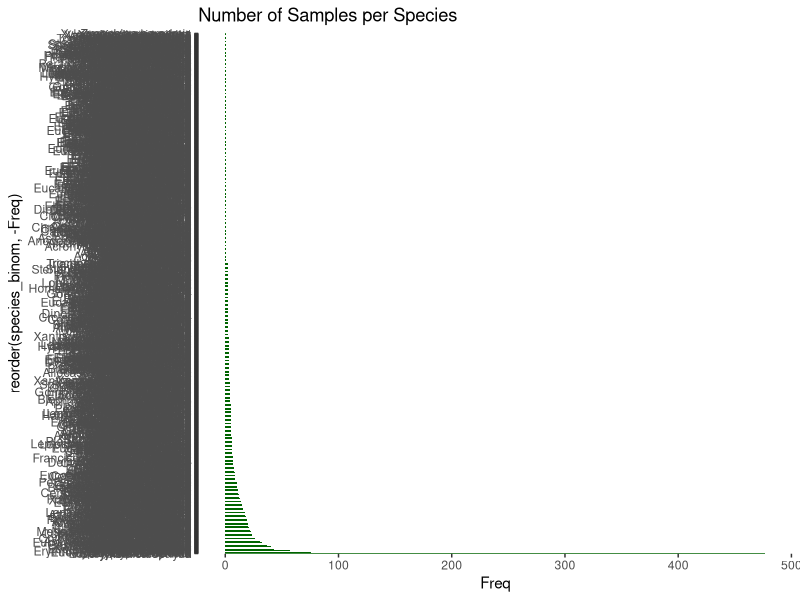
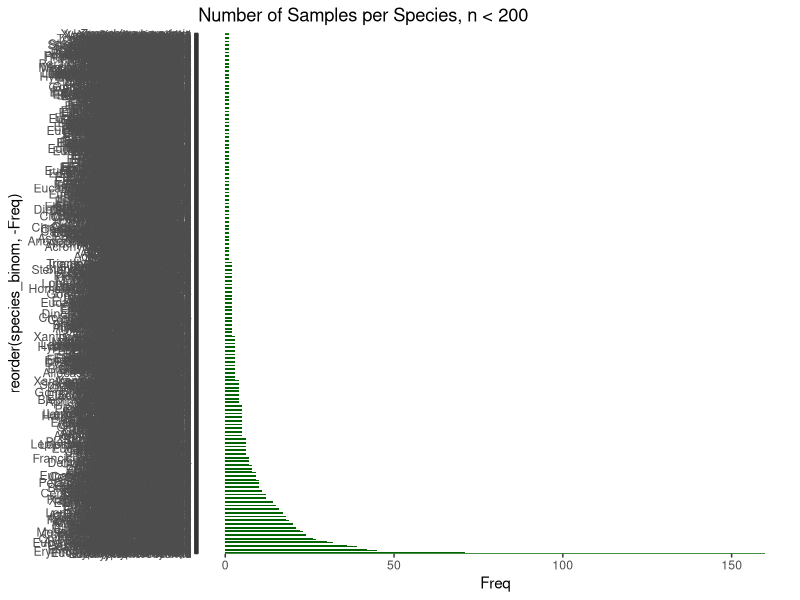
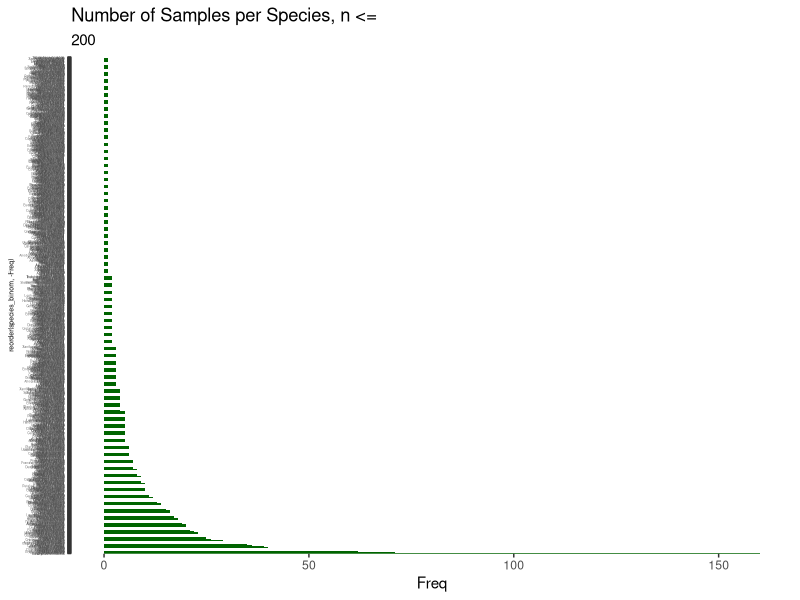
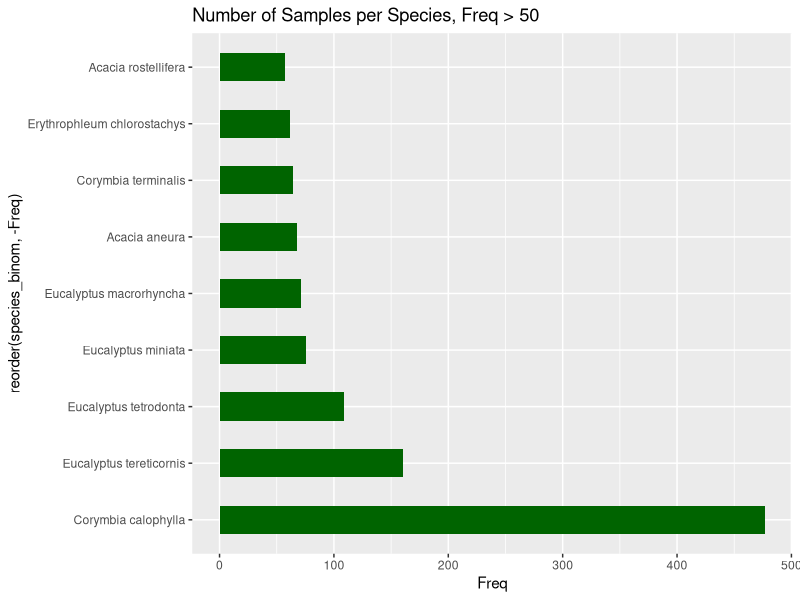

Generate these figures, in order, with R: (Note: this script raises an error after producing the figures.)
install.packages("tidyverse")
install.packages("cowplot")
install.packages("dplyr")
library(dplyr)
library(tidyverse)
library(cowplot)
library(patchwork)


raw_data<-read.csv("austraits_leaf_stoichiometry_MASTER.csv")

austraits_leaf_stoich_tib<-as_tibble(raw_data)


#---------------- Number of Samples per Species ----------------

#alternate method to count sample number of species:
#count <- austraits_leaf_stoich_tib %>% count(austraits_leaf_stoich_tib$species_binom)

species_binom <- raw_data$species_binom
#count sample number of species
species_count_tab <- table(species_binom)
#table to df
species_count_df<-as.data.frame(species_count_tab)
#df to tib
species_count_tib <- as_tibble(species_count_df)
#order from high to low
#species_count_tib <- species_count_tib%>%arrange(Freq)


ggplot(data=species_count_tib, aes(x = reorder(species_binom,-Freq), y = Freq)) +
  geom_bar(stat="identity", width=0.5, fill="darkgreen") +
  ggtitle("Number of Samples per Species")+
  coord_flip()

#outlier:Corymbia calophylla which is Myrtaceae Corymbia with 477 samples
ggplot(data = subset(species_count_tib, Freq <= 200), aes(x = reorder(species_binom, -Freq), y = Freq)) +
  geom_bar(stat="identity", width=0.5, fill="darkgreen") +
  ggtitle("Number of Samples per Species, n < 200") +
  coord_flip()
  
n = 200
ggplot(data = subset(species_count_tib, Freq <= n), aes(x = reorder(species_binom, -Freq), y = Freq)) +
  geom_bar(stat="identity", width=0.5, fill="darkgreen") +
  ggtitle("Number of Samples per Species, n <=", n) +
  coord_flip() +
  theme(
    axis.text.y = element_text(size = 2), # Adjust x-axis text size
    axis.title.y = element_text(size = 5)) # Adjust x-axis title size)

#next steps: where are the most samples, visualize frequencies over 10-50
#geographical distributions, are these all taken from the same place?

m = 50
ggplot(data = subset((species_count_tib), Freq > m), aes(x = reorder(species_binom, -Freq), y = Freq)) +
  geom_bar(stat="identity", width=0.5, fill="darkgreen") +
  ggtitle(paste("Number of Samples per Species, Freq >", m)) +
  coord_flip() 

#summary data
#10464 samples
#1421 species
#5.175352 average number of samples without main outlier

#------------------------------------------------------


# How many woody/non-woody, nitrogen fixers/non fixers 
#---------------- Amount Types ----------------

#woodiness
woodiness_count_bar <- ggplot(data = leaf_data, aes(x = woodiness)) +
  geom_bar(width = 0.5, fill = "darkgreen") +
  ggtitle("Count of Woody vs Herbaceous Species") +
  ylab("Count") +
  theme_minimal()

#fixers
fixers_count_bar <- ggplot(data = leaf_data, aes(x = factor(putative_BNF))) +
  geom_bar(width = 0.2, fill = "darkgreen") +
  ggtitle("Count of Nitrogen Fixers") +
  ylab("Count") +
  scale_x_discrete(name = "Putative BNF", 
  labels = c("0" = "Non-Fixers", "1" = "Fixers")) +
  theme_minimal()

#life history
life_history_count_bar <- ggplot(data = leaf_data, aes(x = reclass_life_history)) +
  geom_bar(width = 0.5, fill = "darkgreen") +
  ggtitle("Life History") +
  ylab("Count") +
  theme_minimal()

#myc type
myc_type_count_bar <- ggplot(data = leaf_data, aes(x = myc_type)) +
  geom_bar(width = 0.5, fill = "darkgreen") +
  ggtitle("Myc Type") +
  ylab("Count") +
  theme_minimal()

categorical_counts <- plot_grid(
  woodiness_count_bar,
  fixers_count_bar,
  life_history_count_bar,
  myc_type_count_bar)


#---------------- Leaf Nutrient Concentrations ----------------

#take at look at warning, are there missing values - yes where there is NA
#nitrogen has no NA

N_vs_P <- ggplot(data = austraits_leaf_stoich_tib) + 
  geom_point(mapping = aes(x = leaf_N_per_dry_mass, y = leaf_P_per_dry_mass))+ 
  ggtitle("Leaf N vs Leaf P")

N_vs_C <-ggplot(data = austraits_leaf_stoich_tib) + 
  geom_point(mapping = aes(x = leaf_N_per_dry_mass, y = leaf_C_per_dry_mass))+ 
  ggtitle("Leaf N vs Leaf C")

P_vs_C <-ggplot(data = austraits_leaf_stoich_tib) + 
  geom_point(mapping = aes(x = leaf_P_per_dry_mass, y = leaf_C_per_dry_mass))+ 
  ggtitle("Leaf P vs Leaf C")

nutrient_plots <- plot_grid(
  N_vs_P,
  N_vs_C,
  P_vs_C)

#do the same, but only with species w freq over 50 
#create tibble with species count

leaf_data <- austraits_leaf_stoich_tib %>%
  add_count(species_binom, name = "frequency") #tibble that includes frequency 

n = 50
N_vs_P_over_50 <- ggplot(data = leaf_data %>% filter(frequency > n)) + 
  geom_point(mapping = aes(x = leaf_N_per_dry_mass, y = leaf_P_per_dry_mass)) + 
  ggtitle(paste("Leaf N vs Leaf P, Freq >", n))

N_vs_C_over_50 <- ggplot(data = leaf_data %>% filter(frequency > n)) + 
  geom_point(mapping = aes(x = leaf_N_per_dry_mass, y = leaf_C_per_dry_mass)) + 
  ggtitle(paste("Leaf N vs Leaf C, Freq >", n))

P_vs_C_over_50 <- ggplot(data = leaf_data %>% filter(frequency > n)) + 
  geom_point(mapping = aes(x = leaf_P_per_dry_mass, y = leaf_C_per_dry_mass)) + 
  ggtitle(paste("Leaf P vs Leaf C, Freq >", n))

nutrient_plots_over_50 <- plot_grid(
  N_vs_P_over_50,
  N_vs_C_over_50,
  P_vs_C_over_50)

n = 30
m = 50
N_vs_P_over_30_under_50 <- ggplot(data = leaf_data %>% 
  filter(frequency > n & frequency < m)) + 
  geom_point(mapping = aes(x = leaf_N_per_dry_mass, y = leaf_P_per_dry_mass)) + 
  ggtitle(paste("Leaf N vs Leaf P,",n,"< Freq <", m))

N_vs_C_over_30_under_50 <- ggplot(data = leaf_data %>%
  filter(frequency > n & frequency < m)) + 
  geom_point(mapping = aes(x = leaf_N_per_dry_mass, y = leaf_C_per_dry_mass)) + 
  ggtitle(paste("Leaf N vs Leaf C,",n,"< Freq <", m))

P_vs_C_over_30_under_50 <- ggplot(data = leaf_data %>% 
  filter(frequency > n & frequency < m)) + 
  geom_point(mapping = aes(x = leaf_P_per_dry_mass, y = leaf_C_per_dry_mass)) + 
  ggtitle(paste("Leaf P vs Leaf C,",n,"< Freq <", m))

nutrient_plots_over_30_under_50 <- plot_grid(
  N_vs_P_over_30_under_50,
  N_vs_C_over_30_under_50,
  P_vs_C_over_30_under_50)

#next: partition these into the 8 biggest families

#filtered by categorical variables
#create data frame with all categorical variables + concentration values
leaf_concentration_data <- data.frame(
  unique_ID = leaf_data$Unique_ID,
  woodiness = leaf_data$woodiness,
  reclass_life_history = leaf_data$reclass_life_history,
  putative_BNF = leaf_data$putative_BNF,
  myc_type = leaf_data$myc_type,
  concentration = c(leaf_data$leaf_N_per_dry_mass, leaf_data$leaf_P_per_dry_mass,
                    leaf_data$leaf_C_per_dry_mass),
  nutrient = factor(rep(c("N", "P", "C"), each = nrow(leaf_data)))
  )

#all three nutrients by categorical variables
nutrients_by_woodiness <- ggplot(leaf_concentration_data, aes(x = factor(woodiness), y = concentration, fill = nutrient)) + 
  geom_boxplot(position = position_dodge(width = 1)) +
  scale_fill_manual(values = c("N" = "pink", "P" = "lightyellow", "C" = "lightgreen")) +
  labs(x = "Woodiness", y = "Concentration", fill = "Nutrient") +
  ggtitle("Nutrient Concentrations by Woodiness") +
  theme_minimal()

nutrients_by_life_history <- ggplot(leaf_concentration_data, aes(x = factor(reclass_life_history), y = concentration, fill = nutrient)) + 
  geom_boxplot(position = position_dodge(width = 1)) +
  scale_fill_manual(values = c("N" = "pink", "P" = "lightyellow", "C" = "lightgreen")) +
  labs(x = "Life History", y = "Concentration", fill = "Nutrient") +
  ggtitle("Nutrient Concentrations by Life History") +
  theme_minimal()

nutrients_by_fixer_type <- ggplot(leaf_concentration_data, aes(x = factor(putative_BNF), y = concentration, fill = nutrient)) + 
  geom_boxplot(position = position_dodge(width = 1)) +
  scale_fill_manual(values = c("N" = "pink", "P" = "lightyellow", "C" = "lightgreen")) +
  labs(x = "Nitrogen Fixers", y = "Concentration", fill = "Nutrient") +
  scale_x_discrete(labels = c("0" = "Non-Fixer", "1" = "Fixer")) +
  ggtitle("Nutrient Concentrations by Fixer Type") +
  theme_minimal()

nutrients_by_myc_type <- ggplot(leaf_concentration_data, aes(x = factor(myc_type), y = concentration, fill = nutrient)) + 
  geom_boxplot(position = position_dodge(width = 1)) +
  scale_fill_manual(values = c("N" = "pink", "P" = "lightyellow", "C" = "lightgreen")) +
  labs(x = "Myc Type", y = "Concentration", fill = "Nutrient") +
  ggtitle("Nutrient Concentrations by Myc Type") +
  theme_minimal()

plot_grid(
  nutrients_by_woodiness,
  nutrients_by_life_history,
  nutrients_by_fixer_type,
  nutrients_by_myc_type)

#N and P data only
leaf_N_and_P_data <- subset(leaf_concentration_data, nutrient %in% c("N", "P"))

N_P_woodiness <- ggplot(leaf_N_and_P_data, aes(x = factor(woodiness), y = concentration, fill = nutrient)) + 
  geom_boxplot(position = position_dodge(width = 0.8)) +
  scale_fill_manual(values = c("N" = "pink", "P" = "lightyellow")) +
  labs(x = "Woodiness", y = "Concentration", fill = "Nutrient") +
  ggtitle("N and P Concentrations by Woodiness") +
  theme_minimal()

N_P_life_history <- ggplot(leaf_N_and_P_data, aes(x = factor(reclass_life_history), y = concentration, fill = nutrient)) + 
  geom_boxplot(position = position_dodge(width = 0.8)) +
  scale_fill_manual(values = c("N" = "pink", "P" = "lightyellow")) +
  labs(x = "Life History", y = "Concentration", fill = "Nutrient") +
  ggtitle("N and P Concentrations by Life History") +
  theme_minimal()

N_P_fixer_type <- ggplot(leaf_N_and_P_data, aes(x = factor(putative_BNF), y = concentration, fill = nutrient)) + 
  geom_boxplot(position = position_dodge(width = 0.8)) +
  scale_fill_manual(values = c("N" = "pink", "P" = "lightyellow")) +
  labs(x = "Nitrogen Fixers", y = "Concentration", fill = "Nutrient") +
  scale_x_discrete(labels = c("0" = "Non-Fixer", "1" = "Fixer")) +
  ggtitle("N and P Concentrations by Fixer Type") +
  theme_minimal()

N_P_myc_type <- ggplot(leaf_N_and_P_data, aes(x = factor(myc_type), y = concentration, fill = nutrient)) + 
  geom_boxplot(position = position_dodge(width = 0.8)) +
  scale_fill_manual(values = c("N" = "pink", "P" = "lightyellow")) +
  labs(x = "Myc type", y = "Concentration", fill = "Nutrient") +
  ggtitle("N and P Concentrations by Myc Type") +
  theme_minimal()

plot_grid(
  N_P_woodiness,
  N_P_life_history,
  N_P_fixer_type,
  N_P_myc_type
  )

leaf_C_data <- subset(leaf_concentration_data, nutrient %in% c("C"))
leaf_N_data <- subset(leaf_concentration_data, nutrient %in% c("N"))
leaf_P_data <- subset(leaf_concentration_data, nutrient %in% c("P"))

ggplot(leaf_C_data, aes(x = factor(woodiness), y = concentration, fill = nutrient)) +
  geom_boxplot() +
  scale_fill_manual(values = c("C" = "lightgreen")) +
  labs(x = "Woodiness", y = "Concentration", fill = "Nutrient") +
  ggtitle("C concentrations by Woodiness") +
  theme_minimal()

ggplot(leaf_concentration_data, aes(x = factor(woodiness), y = concentration, fill = nutrient)) + 
  geom_boxplot() +
  scale_fill_manual(values = c("N" = "pink", "P" = "lightyellow", "C" = "lightgreen")) +
  facet_wrap(~nutrient)
#this isnt great 
   
ggplot(leaf_concentration_data, aes(x=factor(woodiness), y=concentration, fill=nutrient)) + 
  geom_boxplot() +
  scale_fill_manual(values = c("N" = "pink", "P" = "lightyellow", "C" = "lightgreen")) +
  facet_wrap(~woodiness, scale="free")
# better way to do what i did above. whatever

plot_1 <- ggplot(leaf_C_data, aes(x=factor(woodiness), y=concentration, fill=nutrient)) + 
  geom_boxplot() +
  scale_fill_manual(values = c("C" = "lightgreen")) 

plot_2 <- ggplot(leaf_N_data, aes(x=factor(woodiness), y=concentration, fill=nutrient)) + 
  geom_boxplot() +
  scale_fill_manual(values = c("N" = "pink"))

plot_3 <- ggplot(leaf_P_data, aes(x=factor(woodiness), y=concentration, fill=nutrient)) + 
  geom_boxplot() +
  scale_fill_manual(values = c("P" = "lightyellow"))

plot_4 <- ggplot(leaf_C_data, aes(x=factor(reclass_life_history), y=concentration, fill=nutrient)) + 
  geom_boxplot() +
  scale_fill_manual(values = c("C" = "lightgreen")) 

plot_5 <- ggplot(leaf_N_data, aes(x=factor(reclass_life_history), y=concentration, fill=nutrient)) + 
  geom_boxplot() +
  scale_fill_manual(values = c("N" = "pink")) 

plot_6 <- ggplot(leaf_P_data, aes(x=factor(reclass_life_history), y=concentration, fill=nutrient)) + 
  geom_boxplot() +
  scale_fill_manual(values = c("P" = "lightyellow")) 

plot_7 <- ggplot(leaf_C_data, aes(x=factor(myc_type), y=concentration, fill=nutrient)) + 
  geom_boxplot() +
  scale_fill_manual(values = c("C" = "lightgreen"))

plot_8 <- ggplot(leaf_N_data, aes(x=factor(myc_type), y=concentration, fill=nutrient)) + 
  geom_boxplot() +
  scale_fill_manual(values = c("N" = "pink"))

plot_9 <- ggplot(leaf_P_data, aes(x=factor(myc_type), y=concentration, fill=nutrient)) + 
  geom_boxplot() +
  scale_fill_manual(values = c("P" = "lightyellow")) 

plot_10 <- ggplot(leaf_C_data, aes(x=factor(putative_BNF), y=concentration, fill=nutrient)) + 
  geom_boxplot() +
  scale_fill_manual(values = c("C" = "lightgreen")) +
  scale_x_discrete(labels = c("0" = "Non-Fixer", "1" = "Fixer")) 

plot_11 <- ggplot(leaf_N_data, aes(x=factor(putative_BNF), y=concentration, fill=nutrient)) + 
  geom_boxplot() +
  scale_fill_manual(values = c("N" = "pink")) +
  scale_x_discrete(labels = c("0" = "Non-Fixer", "1" = "Fixer")) 

plot_12 <- ggplot(leaf_P_data, aes(x=factor(putative_BNF), y=concentration, fill=nutrient)) + 
  geom_boxplot() +
  scale_fill_manual(values = c("P" = "lightyellow")) +
  scale_x_discrete(labels = c("0" = "Non-Fixer", "1" = "Fixer")) 
#will rewrite using functions

#------------------------------------------------------


#---------------- Geographical Distribution ----------------
#particularly of most species with highest sample frequency - freq > 50

#create tibble of just species geo data
species_geo_data <- tibble(
  species_binom = austraits_leaf_stoich_tib$species_binom,
  lat = austraits_leaf_stoich_tib$lat_deg,
  long = austraits_leaf_stoich_tib$long_deg
  )

#better way: include frequency in this tibble, avoids all problems down the line
species_geo_data_freq <- species_geo_data %>%
  group_by(species_binom) %>%
  mutate(frequency = n()) %>%
  ungroup() %>%
  select(species_binom, lat, long, frequency)

australia_map <- map_data("world", region = "Australia")

# Plot all species on the map
ggplot() +
  geom_polygon(data = australia_map, aes(x = long, y = lat, group = group),
  fill = "lightgray", color = "black") +
  geom_point(data = species_geo_data, aes(x = long, y = lat), color = "darkgreen", size = 1) +
  labs(title = "All Species Locations", x = "Longitude", y = "Latitude") +
  theme_minimal() +
  theme(
    plot.title = element_text(size = 10, face = "bold"),
    axis.title = element_text(size = 10),
    axis.text = element_text(size = 8)
  )

#make tibble of just species with more than 50 samples with geo data
species_over_50_geo <- filter(species_geo_data_freq, frequency > 50)
#plot only these
ggplot() +
  geom_polygon(data = australia_map, aes(x = long, y = lat, group = group),
  fill = "lightgray", color = "black") +
  geom_point(data = species_over_50_geo, aes(x = long, y = lat), color = "darkgreen", size = 1) +
  labs(title = "Species Frequency > 50", x = "Longitude", y = "Latitude") +
  theme_minimal() +
  theme(
    plot.title = element_text(size = 10, face = "bold"),
    axis.title = element_text(size = 10),
    axis.text = element_text(size = 8)
  )

#now change colors (should be 9 different colors)
australia_over_50_map <- ggplot() +
  geom_polygon(data = australia_map, aes(x = long, y = lat, group = group),
  fill = "lightgray", color = "black")+
  geom_point(data = species_over_50_geo, aes(x = long, y = lat, color = species_binom),
  size = 2) +
  scale_color_discrete() +
  labs(title = "Species Frequency > 50", x = "Longitude", y = "Latitude") +
  theme_minimal() +
  theme(
    plot.title = element_text(size = 10, face = "bold"),
    axis.title = element_text(size = 10),
    axis.text = element_text(size = 8)
  ) 

m = 50
australia_over_50_bar <- ggplot(
  data = subset(species_count_tib, Freq > m),
  aes(x = reorder(species_binom, -Freq), y = Freq, fill = species_binom)) +
  geom_bar(stat="identity", width=0.5) +
  scale_fill_discrete() +
  ggtitle(paste("Number of Samples per Species, Freq >", m)) +
  coord_flip()
#color coded bar graph

combined_plot <- plot_grid(australia_over_50_bar, australia_over_50_map,
                  labels = "AUTO")

#Plot Freq over 30 and exclude 8 most common 

#make tibble of just species with more than 30 samples with geo data
#exclude frequency over 50 
species_over_30_under_50 <- filter(species_geo_data_freq, frequency > 30, frequency < 50)
#plot only these

australia_over_30_map <- ggplot() +
  geom_polygon(data = australia_map, aes(x = long, y = lat, group = group),
               fill = "lightgray", color = "black") + coord_quickmap()+
  geom_point(data = species_over_30_under_50, aes(x = long, y = lat, color = species_binom),
  shape = 3, size = 2) +
  labs(title = "30 < Species Frequency < 50", x = "Longitude", y = "Latitude") +
  theme_minimal() +
  theme(
    plot.title = element_text(size = 10, face = "bold"),
    axis.title = element_text(size = 10),
    axis.text = element_text(size = 8)
  )

#bar plot of over 30 under 50
australia_over_30_bar <- ggplot(
  data = subset(species_count_tib, Freq > 30 & Freq < 50),
  aes(x = reorder(species_binom, -Freq), y = Freq, fill = species_binom)) +
  geom_bar(stat="identity", width=0.5) +
  scale_fill_discrete() +
  ggtitle(paste("Number of Samples per Species, 30 < Freq < 50")) +
  coord_flip()

#join two plots together 
plot_grid(
  australia_over_30_bar + theme(legend.position = "none") + theme(plot.title = element_text(size = 8)), 
  australia_over_30_map, 
  labels = "AUTO", 
  rel_widths = c(1, 2)
)
#rewrite using functions
#------------------------------------------------------


#---------------- Avg Nutrient Plots  ----------------
#create average nutrient dataframe but with ALL species
#avg nutrient & CV dataframe

#need to add counts column to this to properly normalize
#x: counts, y: concentration. see if normal, if not then plot transformed values

#leaf data has count built in already
all_species_nutr_data <- leaf_data[,c("species_binom", "leaf_N_per_dry_mass",
                             "leaf_P_per_dry_mass", "leaf_C_per_dry_mass",
                             "NP_ratio", "CN_ratio", "CP_ratio", 
                             "frequency")]
#replace NAs with 0 
all_species_nutr_data <- all_species_nutr_data %>%
  mutate_all(~replace(., is.na(.), 0))

#order alphabetically
all_species_nutr_data <- all_species_nutr_data[order(all_species_nutr_data$species_binom),]

#add coefficient of variation
all_species_nutr_data <- all_species_nutr_data %>%
  group_by(species_binom) %>%
  mutate(CV_N = sd(leaf_N_per_dry_mass, na.rm = TRUE) / mean(leaf_N_per_dry_mass,
                                                             na.rm = TRUE),
         CV_P = sd(leaf_P_per_dry_mass, na.rm = TRUE) / mean(leaf_P_per_dry_mass,
                                                             na.rm = TRUE),
         CV_C = sd(leaf_C_per_dry_mass, na.rm = TRUE) / mean(leaf_C_per_dry_mass,
                                                             na.rm = TRUE))
#fill NA and NaN with 0                                                        
all_species_nutr_data <- all_species_nutr_data %>%
  mutate_all(~replace(., is.na(.), 0))

all_species_nutr_data <- all_species_nutr_data %>%
  mutate_all(~replace(.,is.nan(.), 0))

all_species_nutr_data<- aggregate(. ~ species_binom,
                                  data = all_species_nutr_data, FUN = mean)

#plot by species
ggplot(all_species_nutr_data, aes(x = species_binom, y = leaf_N_per_dry_mass)) + 
  geom_bar(stat = "identity", fill = "lightpink") +
  labs(title = "All Species")+
  theme_minimal()

#plot by frequency - has to be point
#ggplot(all_species_nutr_data, aes(x = frequency, y = leaf_N_per_dry_mass)) + 
  #geom_point(stat = "identity", fill = "lightpink") +
  #labs(title = "All Species")+
  #theme_minimal()

ggplot(all_species_nutr_data, aes(x = leaf_N_per_dry_mass, y = frequency)) + 
  geom_point(stat = "identity", fill = "lightpink") +
  labs(title = "All Species")+
  theme_minimal()

#create transformed data
trns_all_sp_nut<- all_species_nutr_data%>% 
  mutate(
    ln_N = log(leaf_N_per_dry_mass),
    log_10_N = log10(leaf_N_per_dry_mass),
    sqrt_N = sqrt(leaf_N_per_dry_mass),
    ln_C = log(leaf_C_per_dry_mass),
    log_10_C = log10(leaf_C_per_dry_mass),
    sqrt_C = sqrt(leaf_C_per_dry_mass),
    ln_P = log(leaf_P_per_dry_mass),
    log_10_P = log10(leaf_P_per_dry_mass),
    sqrt_P = sqrt(leaf_P_per_dry_mass)
  )
trns_all_sp_nut[trns_all_sp_nut == "-Inf"] <- 0
trns_all_sp_nut[trns_all_sp_nut == "0"] <- NA

ggplot(trns_all_sp_nut, aes(x = log_10_N, y = frequency)) + 
  geom_point(stat = "identity") +
  labs(title = "All Species")+
  theme_minimal()



#---------------- Ratio Histograms  ----------------
#ensure they are normal 
#x = ratio, y = frequency 

#NP
#CN
#CP

ggplot(trns_all_sp_nut, aes(x = CP_ratio, y = frequency)) + 
  geom_point(stat = "identity") +
  labs(title = "All Species")+
  theme_minimal() #this is not the best approach, use geom_histogram()
#if geom_bar is used - a lot of points get cut for some reason

#make df with transformed data 
raw_nutrient_data <- austraits_leaf_stoich[,c("species_binom",
                      "leaf_N_per_dry_mass", "leaf_P_per_dry_mass",
                      "leaf_C_per_dry_mass", "NP_ratio", "CN_ratio",
                      "CP_ratio")]

nutrient_data <- raw_nutrient_data %>% 
  mutate(
    ln_N = log(leaf_N_per_dry_mass),
    log_10_N = log10(leaf_N_per_dry_mass),
    sqrt_N = sqrt(leaf_N_per_dry_mass),
    ln_C = log(leaf_C_per_dry_mass),
    log_10_C = log10(leaf_C_per_dry_mass),
    sqrt_C = sqrt(leaf_C_per_dry_mass),
    ln_P = log(leaf_P_per_dry_mass),
    log_10_P = log10(leaf_P_per_dry_mass),
    sqrt_P = sqrt(leaf_P_per_dry_mass)
  ) 

#sample histogram code
ggplot(nutrient_data, aes(x = leaf_N_per_dry_mass)) +
  geom_histogram(bins = 50) +
  labs(title = "All Species")
#bin width = bar width
#not too big, not to small 

#notes: sqrtx is probably best since all P values are < 1

ggplot(nutrient_data, aes(x = CP_ratio)) +
  geom_histogram(bins = 100) +
  labs(title = "All Species")